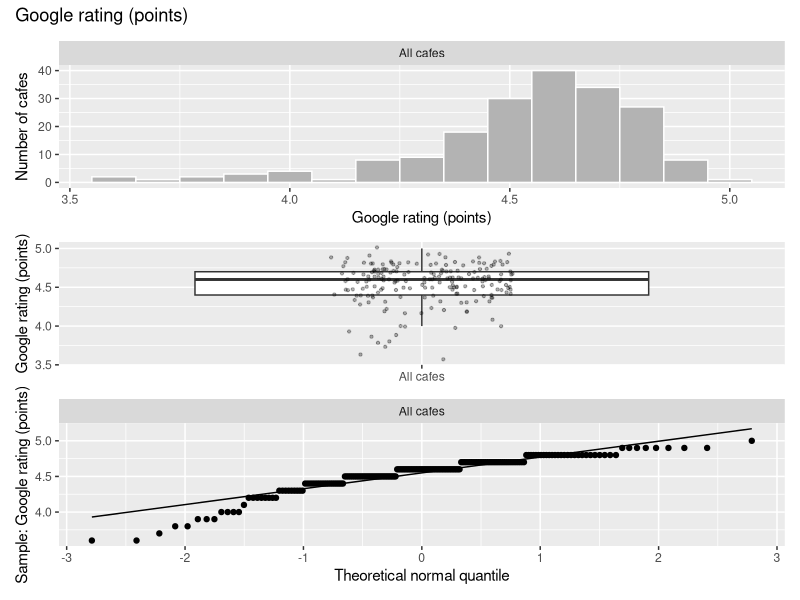
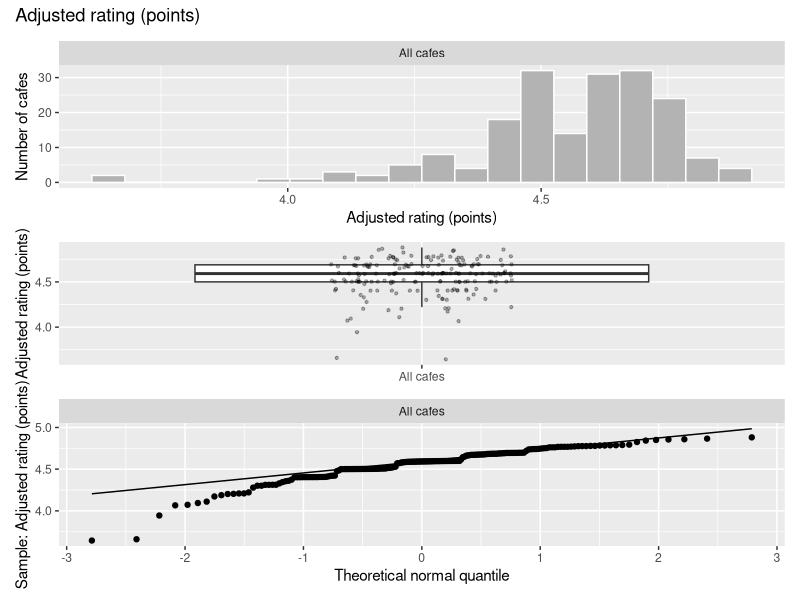
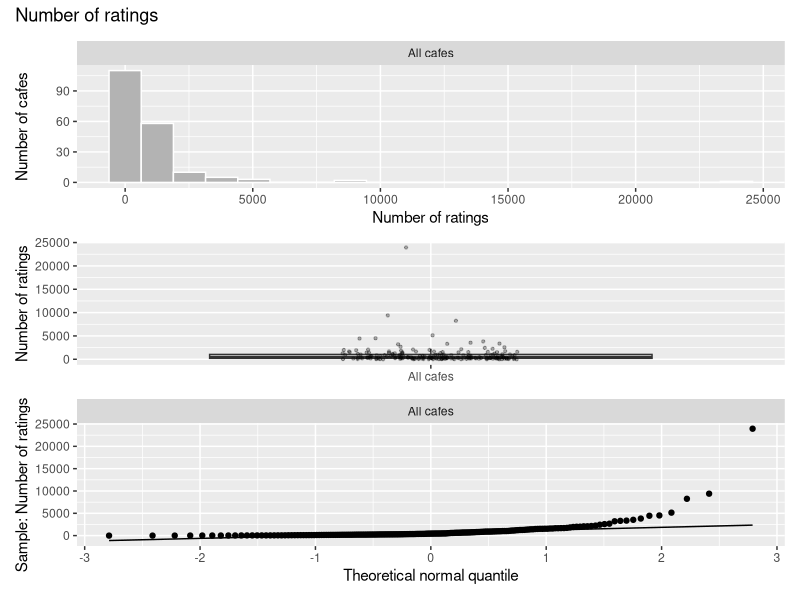
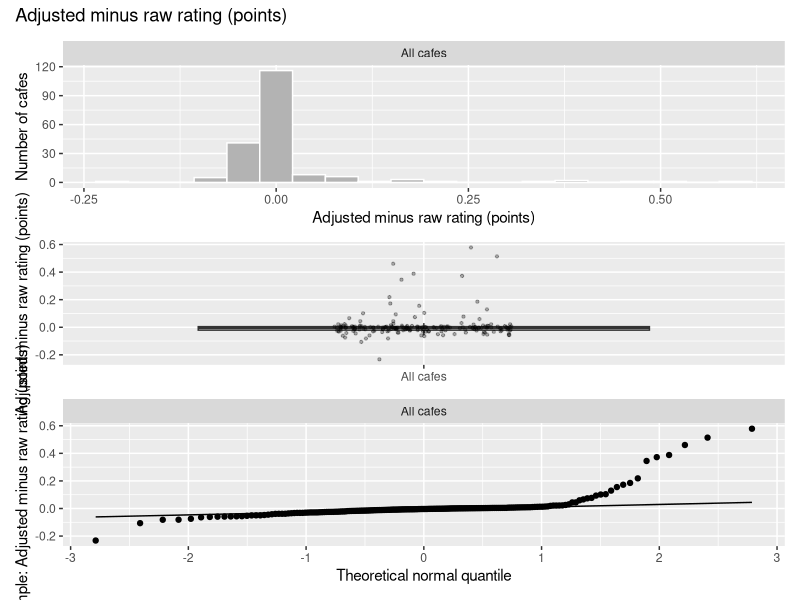
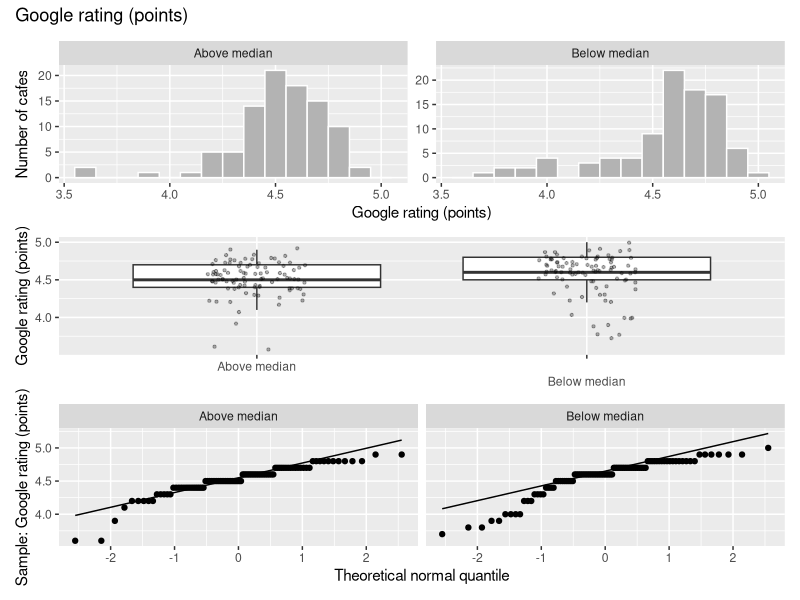
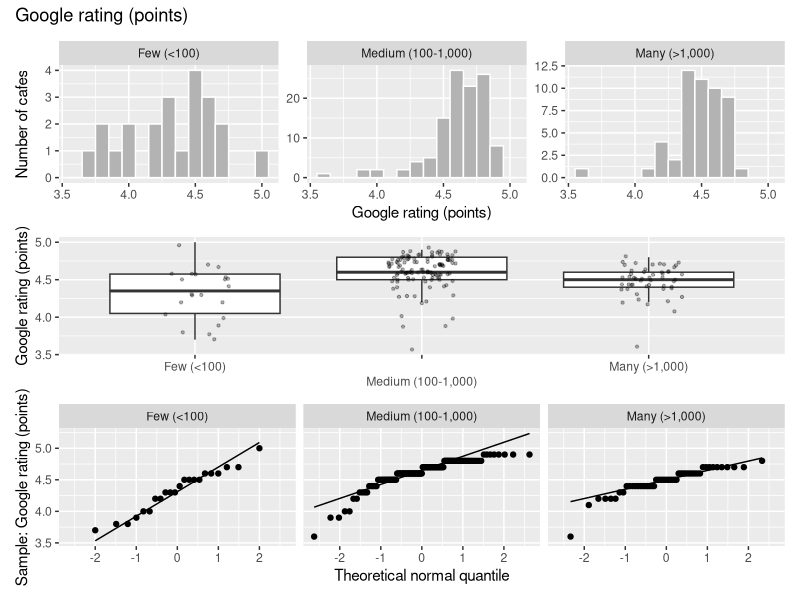
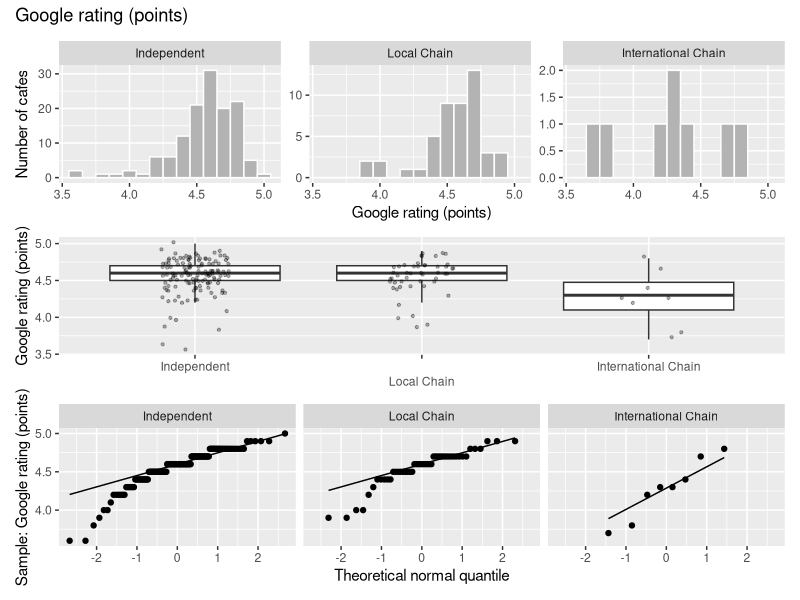
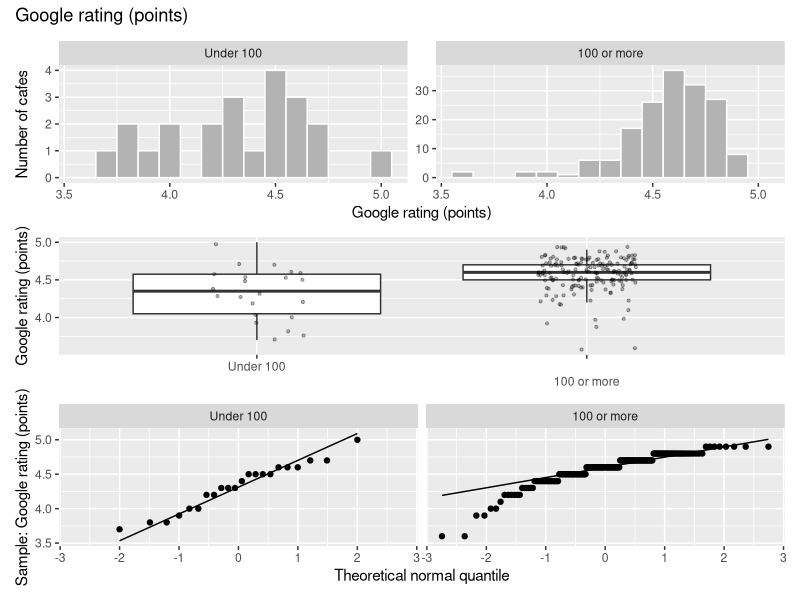

Recreate these plots in R, in order.
# ============================================================
# 02_descriptive.R
# Reads analysis/dataset.csv and describes the variables used in A1-A10.
# Decides parametric vs non-parametric for each variable and group.
# Run from the project root (open cafe-analysis.Rproj first).
# ============================================================

library(tidyverse)

if (!requireNamespace("patchwork", quietly = TRUE)) install.packages("patchwork")
library(patchwork)

# ---- 1. Load the cleaned data ----
dat <- read_csv("analysis/dataset.csv", show_col_types = FALSE) %>%
  mutate(
    cafe_type = factor(cafe_type,
                       levels = c("Independent", "Local Chain", "International Chain")),
    # first level = first group in R's tests: "Above median minus Below median"
    n_group_median = factor(n_group_median, levels = c("Above median", "Below median")),
    n_group_3 = factor(n_group_3,
                       levels = c("Few (<100)", "Medium (100-1,000)", "Many (>1,000)")),
    n_group_2 = factor(n_group_2, levels = c("Under 100", "100 or more")),
    diff_adj  = adj_rating - rating          # paired difference for A3
  )

glimpse(dat)

# ---- 2. Count and summarise: numeric variables, all cafes ----
num_summary <- function(x) {
  tibble(n         = sum(!is.na(x)),
         n_missing = sum(is.na(x)),
         mean      = mean(x, na.rm = TRUE),
         sd        = sd(x, na.rm = TRUE),
         median    = median(x, na.rm = TRUE),
         iqr       = IQR(x, na.rm = TRUE),
         min       = min(x, na.rm = TRUE),
         max       = max(x, na.rm = TRUE))
}

overall <- bind_rows(
  rating     = num_summary(dat$rating),
  adj_rating = num_summary(dat$adj_rating),
  n_ratings  = num_summary(dat$n_ratings),
  diff_adj   = num_summary(dat$diff_adj),
  .id = "variable"
)
print(overall, width = Inf)

# ---- 3. Numeric variables by group ----
by_group <- function(data, value, group) {
  data %>%
    filter(!is.na({{ group }}), !is.na({{ value }})) %>%
    group_by(group = {{ group }}) %>%
    summarise(n = n(), mean = mean({{ value }}), sd = sd({{ value }}),
              median = median({{ value }}), iqr = IQR({{ value }}),
              min = min({{ value }}), max = max({{ value }}),
              .groups = "drop")
}

print(by_group(dat, rating, n_group_median), width = Inf)   # A2
print(by_group(dat, rating, n_group_3),      width = Inf)   # A4
print(by_group(dat, rating, cafe_type),      width = Inf)   # A8
print(by_group(dat, rating, n_group_2),      width = Inf)   # A9
print(by_group(dat, adj_rating, n_group_2),  width = Inf)   # A9

# ---- 4. Categorical variables: counts and percentages ----
dat %>% count(top_rated) %>% mutate(pct = round(100 * n / sum(n), 1)) %>% print()
dat %>% count(n_group_median, top_rated) %>% print()          # A5

# ---- 5. Descriptive plots: histogram, boxplot and normal Q-Q plot ----
dir.create("report/figures", showWarnings = FALSE, recursive = TRUE)

desc_plots <- function(data, value, group = NULL, label, file, binwidth = NULL) {
  d <- data %>% filter(!is.na(.data[[value]]))
  if (!is.null(group)) {
    d <- d %>% filter(!is.na(.data[[group]]))
    d$g <- d[[group]]
  } else {
    d$g <- factor("All cafes")
  }
  
  p_hist <- ggplot(d, aes(x = .data[[value]])) +
    geom_histogram(binwidth = binwidth, bins = 20,
                   fill = "grey70", colour = "white") +
    facet_wrap(~ g, nrow = 1, scales = "free_y") +
    labs(x = label, y = "Number of cafes")
  
  p_box <- ggplot(d, aes(x = g, y = .data[[value]])) +
    geom_boxplot(outlier.shape = NA) +
    geom_jitter(width = 0.15, alpha = 0.3, size = 0.8) +
    scale_x_discrete(guide = guide_axis(n.dodge = 2)) +
    labs(x = NULL, y = label)
  
  p_qq <- ggplot(d, aes(sample = .data[[value]])) +
    stat_qq() + stat_qq_line() +
    facet_wrap(~ g, nrow = 1) +
    labs(x = "Theoretical normal quantile", y = paste("Sample:", label))
  
  fig <- (p_hist / p_box / p_qq) + plot_annotation(title = label)
  ggsave(file.path("report/figures", file), fig, width = 9, height = 9)
}

# All cafes
desc_plots(dat, "rating",     NULL, "Google rating (points)",        "D_rating.pdf", binwidth = 0.1)
desc_plots(dat, "adj_rating", NULL, "Adjusted rating (points)",      "D_adj_rating.pdf")
desc_plots(dat, "n_ratings",  NULL, "Number of ratings",             "D_n_ratings.pdf")
desc_plots(dat, "diff_adj",   NULL, "Adjusted minus raw rating (points)", "D_diff_adj.pdf")

# By group
desc_plots(dat, "rating", "n_group_median", "Google rating (points)", "D_rating_by_median.pdf", binwidth = 0.1)  # A2
desc_plots(dat, "rating", "n_group_3",      "Google rating (points)", "D_rating_by_n3.pdf",     binwidth = 0.1)  # A4
desc_plots(dat, "rating", "cafe_type",      "Google rating (points)", "D_rating_by_type.pdf",   binwidth = 0.1)  # A8
desc_plots(dat, "rating", "n_group_2",      "Google rating (points)", "D_rating_by_n2.pdf",     binwidth = 0.1)  # A9
desc_plots(dat, "adj_rating", "n_group_2",  "Adjusted rating (points)", "D_adj_rating_by_n2.pdf")                # A9

# ---- 6. Normality numbers and the central limit theorem ----
group_levels <- c("All cafes", "Above median", "Below median",
                  "Few (<100)", "Medium (100-1,000)", "Many (>1,000)",
                  "Independent", "Local Chain", "International Chain",
                  "Under 100", "100 or more")

long <- bind_rows(
  dat %>% transmute(set = "Rating",                            group = "All cafes",                  value = rating),
  dat %>% transmute(set = "Adjusted rating",                   group = "All cafes",                  value = adj_rating),
  dat %>% transmute(set = "Number of ratings",                 group = "All cafes",                  value = n_ratings),
  dat %>% transmute(set = "Adjusted minus raw (A3)",           group = "All cafes",                  value = diff_adj),
  dat %>% transmute(set = "Rating by median split (A2)",       group = as.character(n_group_median), value = rating),
  dat %>% transmute(set = "Rating by ratings group (A4)",      group = as.character(n_group_3),      value = rating),
  dat %>% transmute(set = "Rating by cafe type (A8)",          group = as.character(cafe_type),      value = rating),
  dat %>% transmute(set = "Rating by 100 split (A9)",          group = as.character(n_group_2),      value = rating),
  dat %>% transmute(set = "Adjusted rating by 100 split (A9)", group = as.character(n_group_2),      value = adj_rating)
) %>%
  filter(!is.na(group), !is.na(value)) %>%
  mutate(set   = factor(set, levels = unique(set)),
         group = factor(group, levels = group_levels))

# Skewness: 0 = symmetric, negative = left tail, positive = right tail
calc_skew <- function(x) {
  x <- x[!is.na(x)]
  m <- mean(x)
  mean((x - m)^3) / mean((x - m)^2)^1.5
}

# Bootstrap of the mean: 5,000 resamples, seed fixed so results are reproducible
set.seed(2026)
B <- 5000
boot_means <- function(x, B) replicate(B, mean(sample(x, length(x), replace = TRUE)))

res <- long %>%
  group_by(set, group) %>%
  summarise(n         = n(),
            skew      = calc_skew(value),
            shapiro_p = shapiro.test(value)$p.value,   # optional; does not override the plots
            boot      = list(boot_means(value, B)),
            .groups   = "drop") %>%
  mutate(skew_boot = map_dbl(boot, calc_skew),         # skewness of the bootstrapped means
         panel     = factor(paste0(set, ": ", group), levels = paste0(set, ": ", group)))

res %>%
  select(panel, n, skew, skew_boot, shapiro_p) %>%
  mutate(across(c(skew, skew_boot), ~ round(.x, 2)),
         shapiro_p = round(shapiro_p, 3)) %>%
  print(n = Inf, width = Inf)

# ---- 7. Distribution of the bootstrapped means ----
boot_long <- res %>% select(panel, boot) %>% unnest(boot)

p_bh <- ggplot(boot_long, aes(x = boot)) +
  geom_histogram(bins = 40, fill = "grey70", colour = "white") +
  facet_wrap(~ panel, scales = "free", ncol = 4, labeller = label_wrap_gen(28)) +
  labs(x = "Bootstrapped mean", y = "Count")
ggsave("report/figures/D_boot_hist.pdf", p_bh, width = 12, height = 12)

p_bq <- ggplot(boot_long, aes(sample = boot)) +
  stat_qq(size = 0.3) + stat_qq_line() +
  facet_wrap(~ panel, scales = "free", ncol = 4, labeller = label_wrap_gen(28)) +
  labs(x = "Theoretical normal quantile", y = "Bootstrapped mean")
ggsave("report/figures/D_boot_qq.pdf", p_bq, width = 12, height = 12)

# ---- 8. The descriptive table (D_table.tex) ----
# YOUR judgement from the histograms and Q-Q plots of each variable/group,
# in the same order as the printed table. Check each one against the figures.
normal_plots <- c(
  "No, left-skewed",              #  1 Rating: All cafes
  "No, left-skewed",              #  2 Adjusted rating: All cafes
  "No, strongly right-skewed",    #  3 Number of ratings: All cafes
  "No, heavy right tail",         #  4 Adjusted minus raw (A3)
  "No, left-skewed",              #  5 A2: Above median
  "No, left-skewed",              #  6 A2: Below median
  "Roughly normal",               #  7 A4: Few
  "No, left-skewed",              #  8 A4: Medium
  "No, left-skewed",              #  9 A4: Many
  "No, left-skewed",              # 10 A8: Independent
  "No, left-skewed",              # 11 A8: Local Chain
  "Cannot judge (n = 8)",         # 12 A8: International Chain
  "Roughly normal",               # 13 A9 rating: Under 100
  "No, left-skewed",              # 14 A9 rating: 100 or more
  "Roughly normal",               # 15 A9 adjusted rating: Under 100
  "No, left-skewed"               # 16 A9 adjusted rating: 100 or more
)
stopifnot(length(normal_plots) == nrow(res))

# Rule for the central limit theorem: smallest group has n >= 30 AND the
# skewness of the bootstrapped means is below 0.5 in absolute value
# (which the Q-Q plots of the bootstrapped means confirm).
tab <- res %>%
  mutate(normal_plots = normal_plots,
         clt = case_when(n < 30 ~ "No (n < 30)",
                         abs(skew_boot) < 0.5 ~ "Yes",
                         .default = "No (means skewed)"),
         conclusion = case_when(
           normal_plots == "Roughly normal" ~ "Parametric",
           clt == "Yes"                     ~ "Parametric (CLT)",
           n < 30                           ~ "Undecided (n too small)",
           .default                         = "Non-parametric"))

tab %>% select(panel, n, normal_plots, clt, conclusion) %>% print(n = Inf, width = Inf)

# Write the table as LaTeX (booktabs). The caption is added in the report source.
tex_escape <- function(x) {
  x <- str_replace_all(x, fixed("&"), "\\&")
  x <- str_replace_all(x, fixed("<"), "\\textless{}")
  x <- str_replace_all(x, fixed(">"), "\\textgreater{}")
  x
}

row_tex <- tab %>%
  transmute(line = paste(tex_escape(as.character(panel)), n,
                         sprintf("%.2f", skew), sprintf("%.2f", skew_boot),
                         tex_escape(normal_plots), tex_escape(clt),
                         tex_escape(conclusion), sep = " & ")) %>%
  pull(line)

tex <- c("\\begin{tabular}{p{5.2cm}rrrp{2.6cm}p{2.2cm}p{2.6cm}}",
         "\\toprule",
         "Variable: group & $n$ & Skew & Skew of boot. means & Normal (plots) & CLT applies & Conclusion \\\\",
         "\\midrule",
         paste0(row_tex, " \\\\"),
         "\\bottomrule",
         "\\end{tabular}")

dir.create("report/tables", showWarnings = FALSE, recursive = TRUE)
writeLines(tex, "report/tables/D_table.tex")

# ---- 9. Full descriptive statistics for the appendix ----
fmt <- function(x) sprintf("%.2f", x)

# Numeric variables and groups (reuses `long` from section 6)
stats <- long %>%
  group_by(set, group) %>%
  summarise(n = n(), mean = mean(value), sd = sd(value),
            median = median(value), iqr = IQR(value),
            min = min(value), max = max(value), .groups = "drop") %>%
  mutate(panel = paste0(set, ": ", group))

stats_tex <- c(
  "\\begin{tabular}{p{5.6cm}rrrrrrr}",
  "\\toprule",
  "Variable: group & $n$ & Mean & SD & Median & IQR & Min & Max \\\\",
  "\\midrule",
  paste0(tex_escape(stats$panel), " & ", stats$n, " & ", fmt(stats$mean), " & ",
         fmt(stats$sd), " & ", fmt(stats$median), " & ", fmt(stats$iqr), " & ",
         fmt(stats$min), " & ", fmt(stats$max), " \\\\"),
  "\\bottomrule",
  "\\end{tabular}")
writeLines(stats_tex, "report/tables/D_stats.tex")

# Categorical variables: counts and percentages (missing values shown as a row)
cat_vars <- c(cafe_type = "Cafe type", top_rated = "Top-rated (4.7 or higher)",
              n_group_median = "Number of ratings vs median",
              n_group_3 = "Ratings group (A4)", n_group_2 = "Ratings group (A9)")

counts <- map_dfr(names(cat_vars), function(v) {
  dat %>%
    count(level = as.character(.data[[v]]), name = "n") %>%
    mutate(variable = cat_vars[[v]],
           level = replace_na(level, "Missing"),
           pct = 100 * n / sum(n))
})
print(counts, n = Inf)

counts_tex <- c(
  "\\begin{tabular}{p{4.6cm}p{4.2cm}rr}",
  "\\toprule",
  "Variable & Category & $n$ & \\% \\\\",
  "\\midrule",
  paste0(tex_escape(counts$variable), " & ", tex_escape(counts$level), " & ",
         counts$n, " & ", sprintf("%.1f", counts$pct), " \\\\"),
  "\\bottomrule",
  "\\end{tabular}")
writeLines(counts_tex, "report/tables/D_counts.tex")

# ------------------------------------------------------------
# Full descriptive table for the report: n, missing, mean with 95% CI,
# SD, median, IQR, range  ->  report/tables/descriptives.tex
# ------------------------------------------------------------
desc_raw <- read_csv("analysis/dataset.csv", show_col_types = FALSE)
desc_row <- function(x, label, d = 2) {
  n <- sum(!is.na(x)); m <- mean(x, na.rm = TRUE); s <- sd(x, na.rm = TRUE)
  h <- qt(.975, n - 1) * s / sqrt(n)
  f <- function(v) sprintf(paste0("%.", d, "f"), v)
  tibble(Variable = label, n = n, Missing = sum(is.na(x)),
         `Mean [95\\% CI]` = paste0(f(m), " [", f(m - h), ", ", f(m + h), "]"),
         SD = f(s), Median = f(median(x, na.rm = TRUE)), IQR = f(IQR(x, na.rm = TRUE)),
         Range = paste0(f(min(x, na.rm = TRUE)), "--", f(max(x, na.rm = TRUE))))
}
desc_tab <- bind_rows(
  desc_row(desc_raw$rating,     "Rating (points)"),
  desc_row(desc_raw$adj_rating, "Adjusted rating (points)"),
  desc_row(desc_raw$n_ratings,  "Number of ratings", 0),
  desc_row(desc_raw$ratings_k,  "Ratings (thousands)", 3)
)
desc_lines <- c("\\begin{tabular}{lrrlrrrl}", "\\toprule",
                paste0(paste(names(desc_tab), collapse = " & "), " \\\\"), "\\midrule",
                apply(desc_tab, 1, function(r) paste0(paste(r, collapse = " & "), " \\\\")),
                "\\bottomrule", "\\end{tabular}")
writeLines(desc_lines, "report/tables/descriptives.tex")
